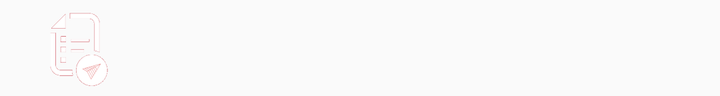
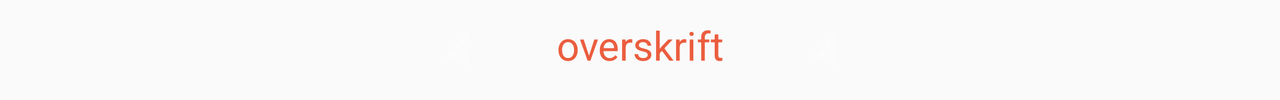

The same Android screen from two of the app's own layout files: first res/layout/ as a phone draws it, then the repository's variant for another configuration, drawn on a device whose configuration selects that folder. Both files follow.
<!-- AndroidManifest.xml: application theme AppTheme -->
<!-- res/layout/skuffe_projekt_liste_element.xml -->
<?xml version="1.0" encoding="utf-8"?>
<TextView xmlns:android="http://schemas.android.com/apk/res/android"

    android:id="@android:id/text1"
    android:layout_width="match_parent"
    android:layout_height="wrap_content"
    android:drawableLeft="@mipmap/add_project"
    android:gravity="center_vertical"
    android:minHeight="35sp"
    android:paddingEnd="14.5sp"
    android:paddingStart="14.5sp"
    android:textColor="@color/colorSecondary"
    android:textSize="18dp"
    />
<!-- resources referenced by this layout -->
<resources>
  <color name="colorSecondary">#fef3ea</color>
  <!-- mipmap add_project: png bitmap (mipmap-hdpi, 1750 bytes) -->
  <style name="AppTheme" parent="Base.Theme.AppCompat.Light.DarkActionBar">
          
          <item name="colorPrimary">@color/colorPrimary</item>
          <item name="colorPrimaryDark">@color/colorPrimaryDark</item>
          <item name="colorAccent">@color/colorAccent</item>
      </style>
  <color name="colorPrimary">#EB5D3E</color>
  <color name="colorPrimaryDark">#4a1810</color>
</resources>
<!-- res/layout-land/skuffe_projekt_liste_element.xml (the repository's variant of the layout above) -->
<!-- drawn on the phone turned sideways -->
<?xml version="1.0" encoding="utf-8"?>
<RelativeLayout
    xmlns:android="http://schemas.android.com/apk/res/android"
    android:id="@+id/penny_projekt_list_item"
    android:layout_width="match_parent"
    android:layout_height="wrap_content"
    android:padding="5dp">

    <TextView
        android:id="@+id/listeelem_overskrift"
        android:layout_width="wrap_content"
        android:layout_height="wrap_content"
        android:text="overskrift"
        android:textColor="@color/colorPrimary"
        android:textSize="20sp"
        android:gravity="center"
        android:layout_centerHorizontal="true"
        android:paddingStart="14.5sp"
        android:paddingEnd="14.5sp"
        android:minHeight="35sp"/>

    <ImageView
        android:id="@+id/listeelem_venstre"
        android:layout_alignTop="@+id/listeelem_overskrift"
        android:layout_toLeftOf="@+id/listeelem_overskrift"
        android:layout_width="60dip"
        android:layout_height="30dip"
        android:layout_margin="5dip"
        android:gravity="left"
        android:src="@drawable/penny_projekt_pil"/>

    <ImageView
        android:id="@+id/listeelem_hoejre"
        android:layout_height="30dip"
        android:layout_width="60dip"
        android:layout_margin="5dip"
        android:layout_alignTop="@+id/listeelem_overskrift"
        android:layout_toEndOf="@+id/listeelem_overskrift"
        android:layout_toRightOf="@+id/listeelem_overskrift"
        android:gravity="right"
        android:src="@drawable/penny_projekt_pil"/>

</RelativeLayout>
<!-- resources referenced by the variant -->
<!-- as the phone turned sideways resolves them -->
<resources>
  <color name="colorPrimary">#EB5D3E</color>
  <!-- drawable penny_projekt_pil: png bitmap (drawable-hdpi, 699 bytes) -->
  <style name="AppTheme" parent="Base.Theme.AppCompat.Light.DarkActionBar">
          
          <item name="colorPrimary">@color/colorPrimary</item>
          <item name="colorPrimaryDark">@color/colorPrimaryDark</item>
          <item name="colorAccent">@color/colorAccent</item>
      </style>
  <color name="colorPrimaryDark">#4a1810</color>
</resources>
